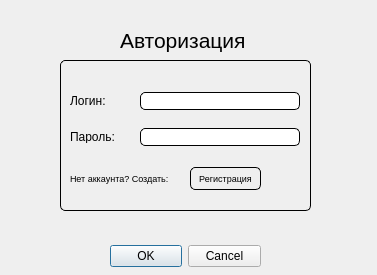
<?xml version="1.0" encoding="UTF-8"?>
<ui version="4.0">
 <class>Dialog</class>
 <widget class="QDialog" name="Dialog">
  <property name="geometry">
   <rect>
    <x>0</x>
    <y>0</y>
    <width>377</width>
    <height>275</height>
   </rect>
  </property>
  <property name="windowTitle">
   <string>Dialog</string>
  </property>
  <widget class="QDialogButtonBox" name="buttonBox">
   <property name="geometry">
    <rect>
     <x>110</x>
     <y>240</y>
     <width>151</width>
     <height>32</height>
    </rect>
   </property>
   <property name="orientation">
    <enum>Qt::Horizontal</enum>
   </property>
   <property name="standardButtons">
    <set>QDialogButtonBox::Cancel|QDialogButtonBox::Ok</set>
   </property>
  </widget>
  <widget class="QLabel" name="label">
   <property name="geometry">
    <rect>
     <x>120</x>
     <y>20</y>
     <width>131</width>
     <height>41</height>
    </rect>
   </property>
   <property name="font">
    <font>
     <pointsize>16</pointsize>
    </font>
   </property>
   <property name="text">
    <string>Авторизация</string>
   </property>
  </widget>
  <widget class="QGroupBox" name="groupBox">
   <property name="geometry">
    <rect>
     <x>60</x>
     <y>60</y>
     <width>251</width>
     <height>151</height>
    </rect>
   </property>
   <property name="styleSheet">
    <string notr="true">QGroupBox {
margin-top: 2ex;
}
QGroupBox:enabled {
border: 1px solid black;
border-radius: 5px;
}
QGroupBox::title {
subcontrol-origin: margin;
 left: 3ex;
 }</string>
   </property>
   <property name="title">
    <string/>
   </property>
   <widget class="QLabel" name="label_2">
    <property name="geometry">
     <rect>
      <x>10</x>
      <y>30</y>
      <width>51</width>
      <height>21</height>
     </rect>
    </property>
    <property name="text">
     <string>Логин:</string>
    </property>
   </widget>
   <widget class="QLabel" name="label_3">
    <property name="geometry">
     <rect>
      <x>10</x>
      <y>70</y>
      <width>47</width>
      <height>13</height>
     </rect>
    </property>
    <property name="text">
     <string>Пароль:</string>
    </property>
   </widget>
   <widget class="QWidget" name="verticalLayoutWidget">
    <property name="geometry">
     <rect>
      <x>80</x>
      <y>20</y>
      <width>160</width>
      <height>80</height>
     </rect>
    </property>
    <layout class="QVBoxLayout" name="verticalLayout">
     <item>
      <widget class="QLineEdit" name="loginEdit">
       <property name="styleSheet">
        <string notr="true">border-radius: 5px;
border: 1px solid black;

</string>
       </property>
      </widget>
     </item>
     <item>
      <widget class="QLineEdit" name="passEdit">
       <property name="styleSheet">
        <string notr="true">border: 1px solid black;
border-radius: 5px;
</string>
       </property>
      </widget>
     </item>
    </layout>
   </widget>
   <widget class="QLabel" name="label_4">
    <property name="geometry">
     <rect>
      <x>10</x>
      <y>110</y>
      <width>111</width>
      <height>16</height>
     </rect>
    </property>
    <property name="font">
     <font>
      <pointsize>7</pointsize>
     </font>
    </property>
    <property name="text">
     <string>Нет аккаунта? Создать:</string>
    </property>
   </widget>
   <widget class="QPushButton" name="regButton">
    <property name="geometry">
     <rect>
      <x>130</x>
      <y>107</y>
      <width>71</width>
      <height>23</height>
     </rect>
    </property>
    <property name="font">
     <font>
      <pointsize>7</pointsize>
     </font>
    </property>
    <property name="styleSheet">
     <string notr="true">border: 1px solid black;
border-radius: 5px;
</string>
    </property>
    <property name="text">
     <string>Регистрация</string>
    </property>
   </widget>
  </widget>
 </widget>
 <resources/>
 <connections>
  <connection>
   <sender>buttonBox</sender>
   <signal>rejected()</signal>
   <receiver>Dialog</receiver>
   <slot>reject()</slot>
   <hints>
    <hint type="sourcelabel">
     <x>316</x>
     <y>260</y>
    </hint>
    <hint type="destinationlabel">
     <x>286</x>
     <y>274</y>
    </hint>
   </hints>
  </connection>
  <connection>
   <sender>buttonBox</sender>
   <signal>accepted()</signal>
   <receiver>Dialog</receiver>
   <slot>accept()</slot>
   <hints>
    <hint type="sourcelabel">
     <x>248</x>
     <y>254</y>
    </hint>
    <hint type="destinationlabel">
     <x>157</x>
     <y>274</y>
    </hint>
   </hints>
  </connection>
 </connections>
</ui>
